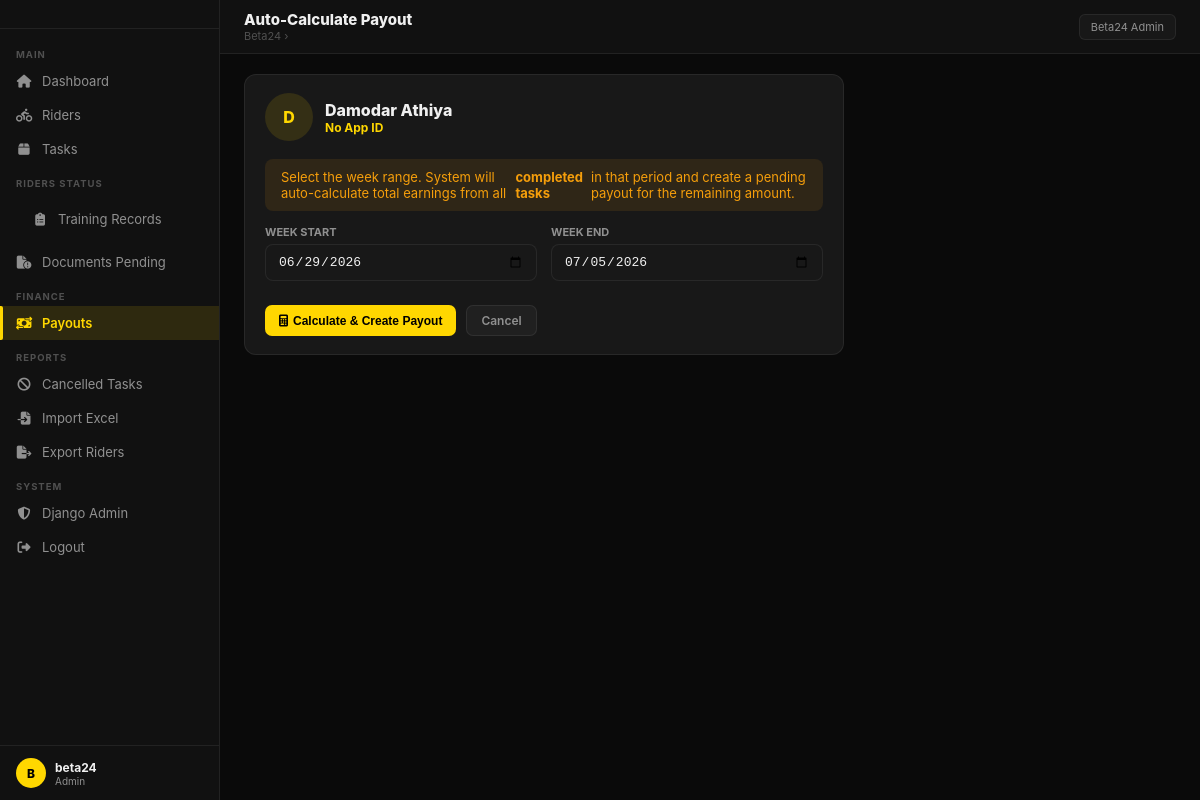
/payouts/auto-calculate/5/ (signed in), run on the app's committed database.
### riders/models.py (models this page shows, shortened)
class Rider(models.Model):
    STATUS_CHOICES = [
        ('new', 'New'),
        ('training_pending', 'Training Pending'),
        ('documents_pending', 'Documents Pending'),
        ('ready', 'Ready for Activation'),
        ('active', 'Active'),
        ('inactive', 'Inactive'),
    ]
    beta_code = models.CharField(max_length=30, blank=True, unique=False, null=True)
    name = models.CharField(max_length=100)
    mobile = models.CharField(max_length=15, unique=True)
    email = models.EmailField(blank=True)
    state = models.CharField(max_length=100, default='Madhya Pradesh', blank=True)
    city = models.CharField(max_length=100, default='Bhopal')
    vehicle_type = models.CharField(max_length=50, default='Bike')
    joining_date = models.DateField(default=timezone.now)
    status = models.CharField(max_length=30, choices=STATUS_CHOICES, default='new')
    wallet_balance = models.DecimalField(max_digits=10, decimal_places=2, default=0)
    rating = models.DecimalField(max_digits=3, decimal_places=1, default=5.0)
    profile_photo = models.ImageField(upload_to='riders/photos/', blank=True, null=True)
    address = models.TextField(blank=True)
    emergency_contact = models.CharField(max_length=15, blank=True)
    created_at = models.DateTimeField(auto_now_add=True)
    updated_at = models.DateTimeField(auto_now=True)
    class Meta:
        ordering = ['-created_at']

### payouts/views.py (the view, shortened to what this page needs)
# urls.py: path('auto-calculate/<int:rider_pk>/', views.auto_calculate_payout, name='auto_calculate_payout'),
@login_required
def auto_calculate_payout(request, rider_pk):
    from tasks.models import Task
    from datetime import timedelta, date
    from django.db.models import Sum
    rider = get_object_or_404(Rider, pk=rider_pk)
    today = date.today()
    monday = today - timedelta(days=today.weekday())
    sunday = monday + timedelta(days=6)
    return render(request, 'payouts/auto_calculate.html', {
        'rider': rider,
        'default_start': monday,
        'default_end': sunday,
    })

### templates/payouts/auto_calculate.html
{% extends 'base.html' %}
{% block page_title %}Auto-Calculate Payout{% endblock %}
{% block content %}
<div class="card" style="max-width:600px;">
  <div style="display:flex;align-items:center;gap:12px;margin-bottom:18px;">
    <div class="rav rav-lg">{{ rider.name|first }}</div>
    <div>
      <div style="font-size:16px;font-weight:800;">{{ rider.name }}</div>
      <div style="font-size:12px;color:var(--y);font-weight:700;">{{ rider.beta_code|default:"No App ID" }}</div>
    </div>
  </div>
  <div class="alert alert-w">
    Select the week range. System will auto-calculate total earnings from all <strong>completed tasks</strong> in that period and create a pending payout for the remaining amount.
  </div>
  <form method="post">{% csrf_token %}
    <div class="form-row">
      <div class="fg"><label>Week Start</label><input type="date" name="week_start" value="{{ default_start|date:'Y-m-d' }}" required></div>
      <div class="fg"><label>Week End</label><input type="date" name="week_end" value="{{ default_end|date:'Y-m-d' }}" required></div>
    </div>
    <div style="display:flex;gap:10px;margin-top:10px;">
      <button type="submit" class="btn btn-y"><i class="fa-solid fa-calculator"></i> Calculate & Create Payout</button>
      <a href="{% url 'rider_payout_summary' rider.pk %}" class="btn btn-ghost">Cancel</a>
    </div>
  </form>
</div>
{% endblock %}

### templates/base.html (shortened to what this page needs)
{% load static %}
<!DOCTYPE html>
<html lang="en">
<head>
<link rel="stylesheet" href="https://cdnjs.cloudflare.com/ajax/libs/font-awesome/6.5.0/css/all.min.css">
</head>
<body>
<aside class="sb">
  <div class="sb-logo">
  </div>
  <nav class="sb-nav">
    <div class="sb-sec">Main</div>
    <div class="sb-item {% if request.resolver_match.url_name == 'dashboard' %}active{% endif %}">
      <a href="{% url 'dashboard' %}"><i class="fa-solid fa-house"></i> Dashboard</a>
    </div>
    <div class="sb-item {% if 'rider' in request.resolver_match.url_name|default:'' %}active{% endif %}">
      <a href="{% url 'rider_list' %}"><i class="fa-solid fa-person-biking"></i> Riders</a>
    </div>
    <div class="sb-item {% if 'task' in request.resolver_match.url_name|default:'' %}active{% endif %}">
      <a href="{% url 'task_list' %}"><i class="fa-solid fa-box"></i> Tasks</a>
    </div>
    <div class="sb-sec">Riders Status</div>
    <div class="sb-item">
      <div class="sb-item">
      <a href="{% url 'training_records' %}"><i class="fa-solid fa-clipboard-list"></i> Training Records</a>
    </div>
    </div>
    <div class="sb-item">
      <a href="{% url 'rider_list' %}?status=documents_pending"><i class="fa-solid fa-file-circle-exclamation"></i> Documents Pending</a>
    </div>
    <div class="sb-sec">Finance</div>
    <div class="sb-item {% if 'payout' in request.resolver_match.url_name|default:'' %}active{% endif %}">
      <a href="{% url 'payout_list' %}"><i class="fa-solid fa-money-bill-transfer"></i> Payouts</a>
    </div>
    <div class="sb-sec">Reports</div>
    <div class="sb-item">
      <a href="{% url 'cancelled_tasks' %}"><i class="fa-solid fa-ban"></i> Cancelled Tasks</a>
    </div>
    <div class="sb-item">
      <a href="{% url 'excel_import' %}"><i class="fa-solid fa-file-import"></i> Import Excel</a>
    </div>
    <div class="sb-item">
      <a href="{% url 'excel_export' %}"><i class="fa-solid fa-file-export"></i> Export Riders</a>
    </div>
    <div class="sb-sec">System</div>
    <div class="sb-item">
      <a href="/admin/"><i class="fa-solid fa-shield-halved"></i> Django Admin</a>
    </div>
    <div class="sb-item">
      <a href="{% url 'logout' %}"><i class="fa-solid fa-right-from-bracket"></i> Logout</a>
    </div>
  </nav>
  <div class="sb-foot">
    <div class="sb-av">{{ request.user.username|first|upper }}</div>
    <div>
      <div style="font-size:12px;font-weight:700;">{{ request.user.username }}</div>
      <div style="font-size:10px;color:var(--t2);">Admin</div>
    </div>
  </div>
</aside>
<div class="main">
  <div class="topbar">
    <div>
      <div class="topbar-l">{% block page_title %}Dashboard{% endblock %}</div>
      <div class="topbar-sub">Beta24 › {% block breadcrumb %}{% endblock %}</div>
    </div>
    <div class="topbar-r">
      <span style="font-size:11px;color:var(--t2);background:var(--card);border:1px solid var(--b);padding:5px 11px;border-radius:6px;">Beta24 Admin</span>
    </div>
  </div>
  <div class="content">
    {% block content %}{% endblock %}
  </div>
</div>
</body>
</html>

### templates/base.html (style rules this page uses)
:root { --y:#FFD700;--yb:rgba(255,215,0,0.12);--bg:#0A0A0A;--bg2:#111;--card:#181818;--card2:#202020;--b:rgba(255,255,255,0.07);--by:rgba(255,215,0,0.22);--t:#F0F0F0;--t2:#909090;--t3:#505050;--ok:#22C55E;--warn:#F59E0B;--err:#EF4444;--info:#60A5FA;--ok-b:rgba(34,197,94,.1);--warn-b:rgba(245,158,11,.1);--err-b:rgba(239,68,68,.1);--info-b:rgba(96,165,250,.1); }
* { margin:0;padding:0;box-sizing:border-box; }
body { font-family:-apple-system,'Segoe UI',sans-serif;background:var(--bg);color:var(--t);min-height:100vh;display:flex; }
a { color:var(--y);text-decoration:none; }
.sb { width:220px;min-height:100vh;background:var(--bg2);border-right:1px solid var(--b);display:flex;flex-direction:column;position:fixed;top:0;left:0;z-index:100; }
.sb-logo { padding:14px 16px;border-bottom:1px solid var(--b); }
.sb-nav { flex:1;padding:8px 0;overflow-y:auto; }
.sb-sec { font-size:9.5px;color:var(--t3);text-transform:uppercase;letter-spacing:1px;padding:12px 16px 4px;font-weight:700; }
.sb-item { display:flex;align-items:center;gap:10px;padding:9px 16px;font-size:13px;color:var(--t2);position:relative;transition:all .15s; }
.sb-item.active,.sb-item.active a { color:var(--y);font-weight:600; }
.sb-item.active { background:var(--yb); }
.sb-item.active::before { content:'';position:absolute;left:0;top:0;bottom:0;width:3px;background:var(--y);border-radius:0 2px 2px 0; }
.sb-item i { width:16px;text-align:center; }
.sb-item a { color:inherit;display:flex;align-items:center;gap:10px;width:100%; }
.sb-foot { padding:12px 16px;border-top:1px solid var(--b);display:flex;align-items:center;gap:9px; }
.sb-av { width:30px;height:30px;background:var(--y);border-radius:50%;display:flex;align-items:center;justify-content:center;font-size:12px;font-weight:800;color:#000; }
.main { margin-left:220px;flex:1;min-height:100vh;display:flex;flex-direction:column; }
.topbar { background:var(--bg2);border-bottom:1px solid var(--b);padding:0 24px;height:54px;display:flex;align-items:center;justify-content:space-between;position:sticky;top:0;z-index:50; }
.topbar-l { font-size:15px;font-weight:800; }
.topbar-sub { font-size:11px;color:var(--t3); }
.topbar-r { display:flex;align-items:center;gap:10px; }
.content { padding:20px 24px;flex:1; }
.card { background:var(--card);border:1px solid var(--b);border-radius:12px;padding:18px 20px;margin-bottom:18px; }
.btn { display:inline-flex;align-items:center;gap:5px;font-size:12px;padding:7px 14px;border-radius:7px;border:none;cursor:pointer;font-weight:600;transition:all .15s;text-decoration:none; }
.btn-y { background:var(--y);color:#000; }
.btn-ghost { background:var(--card2);border:1px solid var(--b);color:var(--t2); }
.fg { display:flex;flex-direction:column;gap:5px;margin-bottom:14px; }
.fg label { font-size:11px;font-weight:700;color:var(--t2);text-transform:uppercase; }
.fg input,.fg select,.fg textarea { background:var(--card);border:1px solid var(--b);border-radius:8px;padding:9px 12px;color:var(--t);font-size:13px;outline:none;width:100%; }
.form-row { display:grid;grid-template-columns:1fr 1fr;gap:14px; }
.alert { padding:10px 16px;border-radius:8px;font-size:13px;margin-bottom:14px;display:flex;align-items:center;gap:8px; }
.alert-w { background:var(--warn-b);color:var(--warn); }
.rav { width:30px;height:30px;border-radius:50%;background:var(--yb);color:var(--y);display:flex;align-items:center;justify-content:center;font-size:11px;font-weight:800; }
.rav-lg { width:48px;height:48px;font-size:16px; }

### data on the page
Rider: name|first "D", name "Damodar Athiya", beta_code "No App ID"

### other printed values
{{ request.user.username|first|upper }} "B"
{{ request.user.username }} "beta24"
